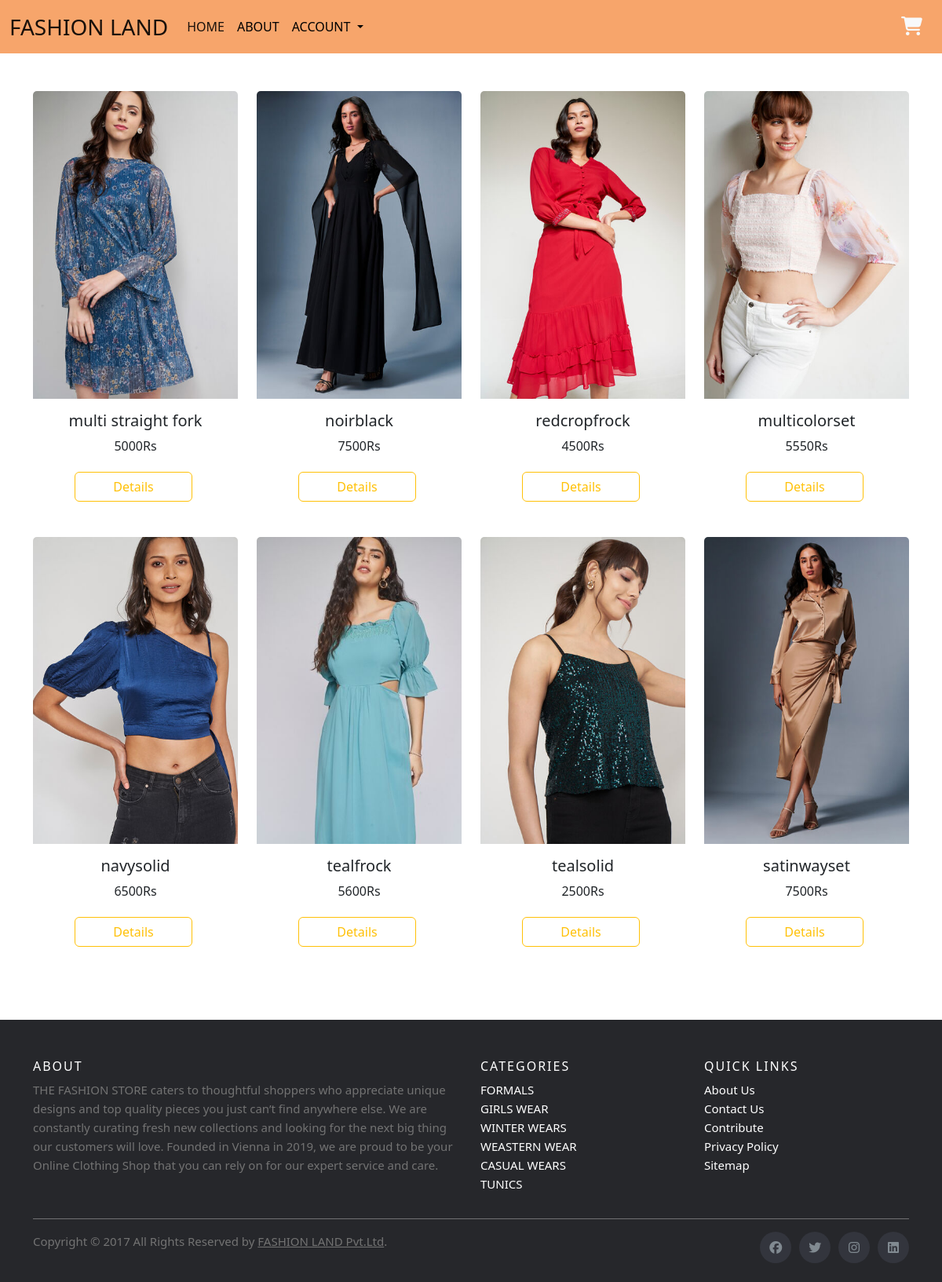
Screenshot of /card1/ with the database file from the repository.
### app1/models.py (models this page shows, shortened)
class Dress(models.Model):
    name=models.CharField(max_length=250)
    price=models.IntegerField()
    brand=models.CharField(max_length=250)
    img=models.ImageField(upload_to='gallery')
    material=models.CharField(max_length=250)
    type=models.CharField(max_length=250)
    colour=models.CharField(max_length=250)

### app1/views.py (the view)
# urls.py: path('card1/', views.card1,name="card1"),
def card1(request):
    content=Dress.objects.all()
    data={
        'result':content
    }
    return render(request,'card1.html',data)

### templates/card1.html (shortened to what this page needs)
<!doctype html>
<html lang="en">
  <head>
    <link href="https://cdn.jsdelivr.net/npm/bootstrap@5.2.3/dist/css/bootstrap.min.css" rel="stylesheet">
    <link rel="stylesheet" href="https://cdnjs.cloudflare.com/ajax/libs/font-awesome/6.4.2/css/all.min.css">
    <link rel="stylesheet" href="../static/css/style.css">
  </head>
  <body>
    <nav class="navbar navbar-expand-lg " style="background-color: rgb(247, 165, 107);">
      <div class="container-fluid">
        <a class="navbar-brand fs-3" href="{% url 'home' %}">FASHION LAND</a>
        <div class="collapse navbar-collapse" id="navbarSupportedContent">
          <ul class="navbar-nav me-auto mb-2 mb-lg-0">
            <li class="nav-item">
              <a class="nav-link active" aria-current="page" href="{% url 'home' %}">HOME</a>
            </li>
            <li class="nav-item">
              <a class="nav-link fs-" style="color: black;" href="{% url 'about' %}">ABOUT</a>
            </li>
            {% if request.user.is_authenticated %}
            {% else %}
            <li class="nav-item dropdown" >
              <a class="nav-link dropdown-toggle" href="#" role="button" data-bs-toggle="dropdown" aria-expanded="false" style="color: black;">
                ACCOUNT
              </a>
            </li>
            {% endif %}
          </ul>
          {% if request.user.is_authenticated %}
          <a class="text-light  ms-auto" href="{% url 'user_logout' %}"><i class="fa-solid fa-right-from-bracket my-2  mx-2 fs-4"></i></a>
          <h3 class="  mx-2 text-light m">{{request.user.username}}</h3>
          <a href="{% url 'view_cart' %}" class="btn "><i class="fa-solid fa-cart-shopping text-light fs-4 "></i></a>
          {% else %}
                          <button type="button" class="btn ms-auto" data-bs-toggle="modal" data-bs-target="#staticBackdrop">
                            <i class="fa-solid fa-cart-shopping text-light fs-4 "></i>
                          </button>
          {% endif %}
        </div>
      </div>
    </nav>
<div class="container mt-5">
    <div class="row">
      {% for i in result %}
        {% if i.brand == "blossom" %}
        <div class="col-lg-3 col-md-3 col-sm-6">
          <div class="card " style="width: 100%;">
            <div class="cd1 w-100 text-center">
              <img src="{{i.img.url}}" class="card-img-top w-100  text-center dimg" alt="...">
            </div>
              <div class="card-body text-center">
                <h5 class="card-title text-truncate" id="name" name="name">{{i.name}}</h5>
                <p class="card-text" name="price">{{i.price}}Rs</p>
                <div class=" text-center">
                <a href="{% url 'details' i.pk %}" class="btn btn-outline-warning px-5">Details</a>
                </div>
              </div>
            </div>
      </div>
        {% endif %}
      {% endfor %}
    </div>
  </div>
<footer class="site-footer mt-5">
    <div class="container">
      <div class="row">
        <div class="col-sm-12 col-md-6">
          <h6>About</h6>
          <p class="text-justify">THE FASHION STORE caters to thoughtful shoppers who appreciate unique designs and top quality pieces you just can’t find anywhere else. We are constantly curating fresh new collections and looking for the next big thing our customers will love. Founded in Vienna in 2019, we are proud to be your Online Clothing Shop that you can rely on for our expert service and care.</p>
        </div>
        <div class="col-xs-6 col-md-3">
          <h6>Categories</h6>
          <ul class="footer-links">
            <li><a href="http://scanfcode.com/category/c-language/">FORMALS</a></li>
            <li><a href="http://scanfcode.com/category/front-end-development/">GIRLS WEAR</a></li>
            <li><a href="http://scanfcode.com/category/back-end-development/">WINTER WEARS</a></li>
            <li><a href="http://scanfcode.com/category/java-programming-language/">WEASTERN WEAR</a></li>
            <li><a href="http://scanfcode.com/category/android/">CASUAL WEARS</a></li>
            <li><a href="http://scanfcode.com/category/templates/">TUNICS</a></li>
          </ul>
        </div>
        <div class="col-xs-6 col-md-3">
          <h6>Quick Links</h6>
          <ul class="footer-links">
            <li><a href="http://scanfcode.com/about/">About Us</a></li>
            <li><a href="http://scanfcode.com/contact/">Contact Us</a></li>
            <li><a href="http://scanfcode.com/contribute-at-scanfcode/">Contribute</a></li>
            <li><a href="http://scanfcode.com/privacy-policy/">Privacy Policy</a></li>
            <li><a href="http://scanfcode.com/sitemap/">Sitemap</a></li>
          </ul>
        </div>
      </div>
      <hr>
    </div>
    <div class="container">
      <div class="row">
        <div class="col-md-8 col-sm-6 col-xs-12">
          <p class="copyright-text">Copyright &copy; 2017 All Rights Reserved by
       <a href="#">FASHION LAND Pvt.Ltd</a>.
          </p>
        </div>
        <div class="col-md-4 col-sm-6 col-xs-12">
          <ul class="social-icons">
            <li><a class="facebook" href="#"><i class="fab fa-facebook"></i></a></li>
            <li><a class="twitter" href="#"><i class="fab fa-twitter"></i></a></li>
            <li><a class="instagram" href="#"><i class="fab fa-instagram"></i></a></li>
            <li><a class="linkedin" href="#"><i class="fab fa-linkedin"></i></a></li>
          </ul>
        </div>
      </div>
    </div>
  </footer>
    </body>
  </html>

### static/css/style.css (style rules this page uses)
.card { border: 0; }
.card-body a { margin:5px 5px 5px 0; }
.site-footer { background-color:#26272b; padding:45px 0 20px; font-size:15px; line-height:24px; color:#737373; }
.site-footer hr { border-top-color:#bbb; opacity:0.5 }
.site-footer h6 { color:#fff; font-size:16px; text-transform:uppercase; margin-top:5px; letter-spacing:2px }
.site-footer a { color:#737373; }
.footer-links { padding-left:0; list-style:none }
.footer-links li { display:block }
.footer-links a { color:#737373 }
.footer-links a { color: white; text-decoration:none; }
.site-footer .social-icons { text-align:right }
.site-footer .social-icons a { width:40px; height:40px; line-height:40px; margin-left:6px; margin-right:0; border-radius:100%; background-color:#33353d }
.copyright-text { margin:0 }
.social-icons { padding-left:0; margin-bottom:0; list-style:none }
.social-icons li { display:inline-block; margin-bottom:4px }
.social-icons a { background-color:#eceeef; color:#818a91; font-size:16px; display:inline-block; line-height:44px; width:44px; height:44px; text-align:center; margin-right:8px; border-radius:100%; -webkit-transition:all .2s linear; -o-transition:all .2s linear; transition:all .2s linear }
.navbar { background-color: #f5ac70; }

### rows the page displays
Dress: img (picture), name "multi straight fork", price "5000"
Dress: img (picture), name "noirblack", price "7500"
Dress: img (picture), name "redcropfrock", price "4500"
Dress: img (picture), name "multicolorset", price "5550"
Dress: img (picture), name "navysolid", price "6500"
Dress: img (picture), name "tealfrock", price "5600"
Dress: img (picture), name "tealsolid", price "2500"
Dress: img (picture), name "satinwayset", price "7500"
